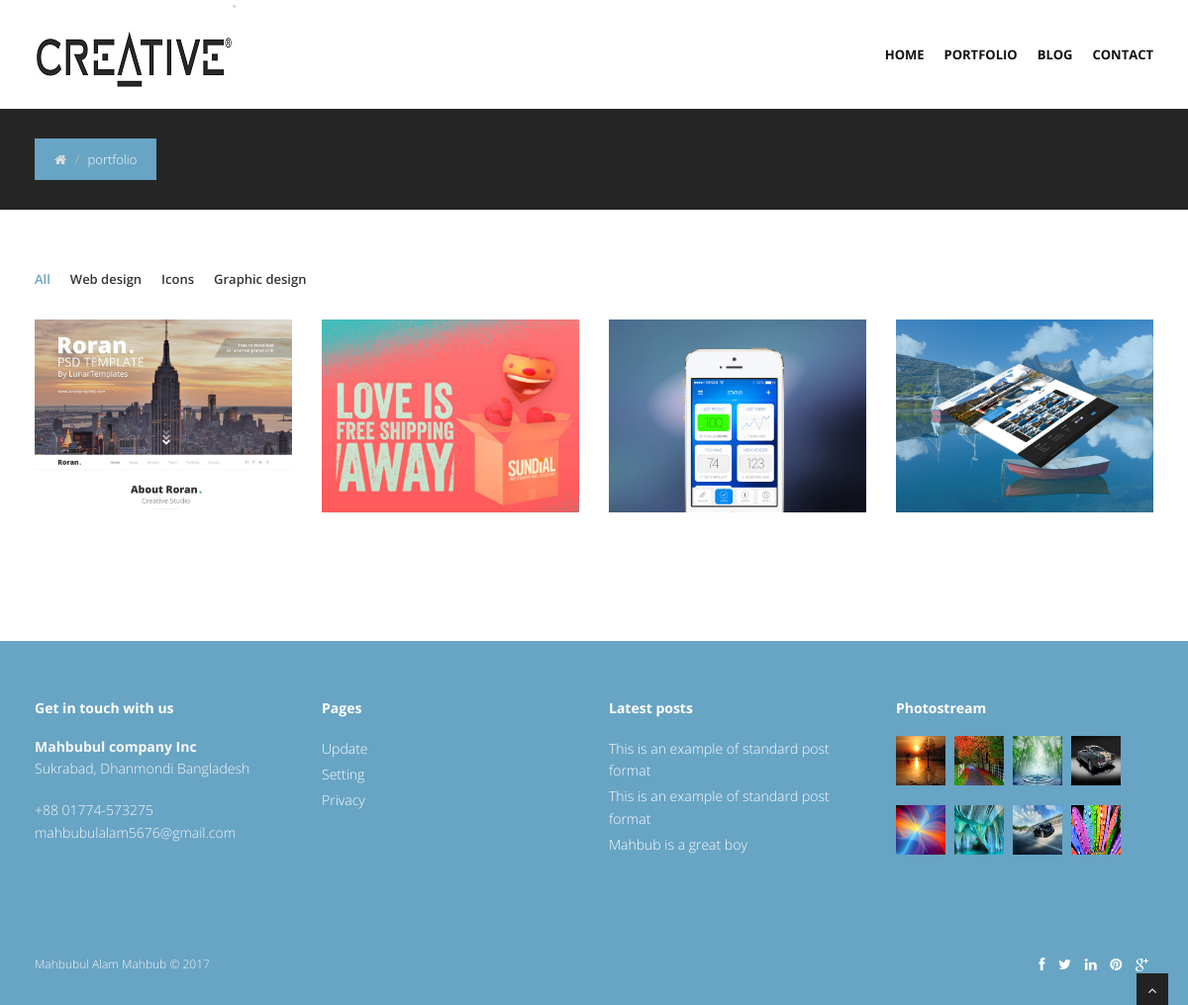
Screenshot of /portfolio.php with the database file from the repository.
### tables this page shows
CREATE TABLE `tbl_description` (
  `value` varchar(20) NOT NULL,
  `website_heading` varchar(100) NOT NULL,
  `companyName` varchar(40) NOT NULL,
  `companyAddress` varchar(70) NOT NULL,
  `companyPhone` varchar(35) NOT NULL,
  `companyEmail` varchar(35) NOT NULL,
  `copyright` varchar(30) NOT NULL,
  `facebookUrl` varchar(50) NOT NULL,
  `twitterUrl` varchar(50) NOT NULL,
  `linkedinUrl` varchar(50) NOT NULL,
  `pinterestUrl` varchar(50) NOT NULL,
  `googleplusUrl` varchar(50) NOT NULL,
  `websiteLogo` varchar(100) NOT NULL,
  `companyOwner` varchar(50) NOT NULL
);

CREATE TABLE `tbl_menu` (
  `menuId` int(11) NOT NULL,
  `menuName` varchar(50) NOT NULL,
  `menuUrl` varchar(60) NOT NULL,
  `menuUploaderId` int(3) NOT NULL,
  `menuStatus` int(2) NOT NULL,
  `menuUploadeDate` timestamp NOT NULL DEFAULT CURRENT_TIMESTAMP,
  `menuPosition` int(3) DEFAULT NULL
);

CREATE TABLE `tbl_portfolio` (
  `portfolioId` int(11) NOT NULL,
  `portfolioTitle` varchar(255) NOT NULL,
  `portfolioName` varchar(150) NOT NULL,
  `portfolioImage` varchar(255) NOT NULL,
  `portfolioStatus` int(2) NOT NULL,
  `portfolioUploaderId` int(3) NOT NULL,
  `portfolioUploaderName` varchar(70) NOT NULL,
  `portfolioUploadeDate` timestamp NOT NULL DEFAULT CURRENT_TIMESTAMP,
  `portfolio_categoryId` int(2) NOT NULL
);

CREATE TABLE `tbl_pageandfeature` (
  `pId` int(11) NOT NULL,
  `pTitle` varchar(110) NOT NULL,
  `pIconClass` varchar(40) NOT NULL,
  `pDetails` text NOT NULL,
  `pCategory` int(11) NOT NULL,
  `pStatus` int(11) NOT NULL,
  `pUploaderId` int(11) NOT NULL,
  `pUploaderName` varchar(25) NOT NULL,
  `pUploadedDate` timestamp NOT NULL DEFAULT CURRENT_TIMESTAMP
);

CREATE TABLE `tbl_post` (
  `post_postId` int(11) NOT NULL,
  `post_postTitle` varchar(150) NOT NULL,
  `post_postDetails` text NOT NULL,
  `post_categoryId` int(11) NOT NULL,
  `post_postButtonText` varchar(40) NOT NULL,
  `post_postUploader` varchar(50) NOT NULL,
  `post_postUploaderId` int(5) NOT NULL,
  `post_postImage` varchar(255) NOT NULL,
  `post_postUploadeDate` timestamp NOT NULL DEFAULT CURRENT_TIMESTAMP,
  `post_postComment` int(5) NOT NULL,
  `post_postStatus` tinyint(2) NOT NULL
);

CREATE TABLE `tbl_gallery` (
  `galleryId` int(11) NOT NULL,
  `galleryImage` varchar(255) NOT NULL,
  `galleryURL` varchar(120) NOT NULL,
  `galleryImageUploadeTime` timestamp NOT NULL DEFAULT CURRENT_TIMESTAMP,
  `galleryUploaderId` int(3) NOT NULL,
  `galleryUploaderName` varchar(30) NOT NULL
);

### functions/function.php (called while the page is built, shortened)
<?php
    function getHeader(){
        require_once "inc/header.php";
    }
    function getBread(){
            require_once "inc/bread.php";
        }
    function getFooter(){
            require_once "inc/footer.php";
        }
    function getPart($addPart){
            include_once "inc/".$addPart;
        }
?>

### portfolio.php (called while the page is built, shortened)
<?php require_once "functions/function.php";?>
<?php  getHeader(); ?>
<?php  getPart("portfolio.php"); ?>
<?php getFooter(); ?>

### inc/portfolio.php (the view, shortened to what this page needs)
<section id="content">
	<div class="container">
		<div class="row">
			<div class="col-lg-12">
				<ul class="portfolio-categ filter">
					<li class="all active"><a href="#">All</a></li>
					<li class="web"><a href="#" title="">Web design</a></li>
					<li class="icon"><a href="#" title="">Icons</a></li>
					<li class="graphic"><a href="#" title="">Graphic design</a></li>
				</ul>
				<div class="clearfix">
				</div>
				<div class="row">
					<section id="projects">
					<ul id="thumbs" class="portfolio">
						<?php
                            global $con;
                            $query = "SELECT * FROM tbl_portfolio WHERE portfolioStatus='2' ORDER BY portfolioId DESC";
                            $result = mysqli_query($con,$query)->fetch_all(MYSQLI_ASSOC);
                            if($result){
                                foreach($result as $portfolio){
                                extract($portfolio);
                         ?>
						<li class="item-thumbs col-lg-3 design" data-id="id-0" data-type="<?php if($portfolio_categoryId == 1){echo 'web';}elseif($portfolio_categoryId == 2){echo 'icon';}elseif($portfolio_categoryId == 3){echo 'graphic';} ?>">
						<img src="Admin/uploads/portfolioImage/<?=$portfolioImage;?>" alt="<?=$portfolioTitle;?>">
						</li>
						<?php } } ?>
					</ul>
					</section>
				</div>
			</div>
		</div>
	</div>
	</section>

### inc/header.php (shortened to what this page needs)
<!DOCTYPE html>
<html lang="en">
<head>
<link href="css/bootstrap.min.css" rel="stylesheet" />
<link href="css/fancybox/jquery.fancybox.css" rel="stylesheet">
<link href="css/jcarousel.css" rel="stylesheet" />
<link href="css/flexslider.css" rel="stylesheet" />
<link href="css/style.css" rel="stylesheet" />
<link href="skins/default.css" rel="stylesheet" />
</head>
<body>
<div id="wrapper">
	<header>
        <div class="navbar navbar-default navbar-static-top">
            <div class="container">
                <div class="navbar-header">
                    <?php
                    global $con;
                    $query = "SELECT websiteLogo FROM tbl_description WHERE value='logo'";
                        $logoResult = mysqli_query($con,$query);
                        $result = mysqli_fetch_array($logoResult);
                    ?>`
                    <a class="navbar-brand" href="index.php"><img src="Admin/uploads/<?=$result['websiteLogo'];?>" alt="" style="height: 60px;width: 200px;"></a>
                </div>
                <div class="navbar-collapse collapse ">
                    <ul class="nav navbar-nav">
                       <?php
                            $query = "SELECT * FROM tbl_menu where menuStatus='2' ORDER BY menuPosition ASC";
                            $result = mysqli_query($con,$query)->fetch_all(MYSQLI_ASSOC);
                            if($result){
                                foreach($result as $menu){
                         ?>
                        <li><a href="<?=$menu['menuUrl'];?>"><?=$menu['menuName'];?></a></li>
                        <?php } } ?>
                    </ul>
                </div>
            </div>
        </div>
	</header>

### inc/footer.php (shortened to what this page needs)
	<footer>
	<div class="container">
		<div class="row">
			<div class="col-lg-3">
				<div class="widget">
					<h5 class="widgetheading">Get in touch with us</h5>
					<?php
                         global $con;
                         $query = "SELECT * FROM tbl_description WHERE value='company_details' or value='copyright' or value='social_url'";
                         $adminResult = mysqli_query($con,$query);
                         if($adminResult){
                             $result = mysqli_fetch_array($adminResult);
                             extract($result);
                    ?>
					<address>
					<strong><?=$companyName;?></strong><br>
					 <?=$companyAddress;?> </address>
					<p>
						<i class="icon-phone"></i> <?=$companyPhone;?> <br>
						<i class="icon-envelope-alt"></i> <?=$companyEmail;?>
					</p>
					<?php } ?>
				</div>
			</div>
			<div class="col-lg-3">
				<div class="widget">
					<h5 class="widgetheading">Pages</h5>
					<ul class="link-list">
                        <?php
                            $query = "SELECT * FROM tbl_pageandfeature WHERE pStatus='2' and pCategory='2' ORDER BY pId DESC LIMIT 4";
                            $result = mysqli_query($con,$query)->fetch_all(MYSQLI_ASSOC);
                            if($result){
                                foreach($result as $page){
                                extract($page);
                        ?>
						<li><a href="postView.php?pageId=<?=$pId;?>"><?=$pTitle;?></a></li>
						<?php } } ?>
					</ul>
				</div>
			</div>
			<div class="col-lg-3">
				<div class="widget">
					<h5 class="widgetheading">Latest posts</h5>
					<ul class="link-list">
					    <?php
                           $postQuery = "SELECT * FROM tbl_post WHERE post_postStatus='2' ORDER BY post_postId DESC LIMIT 3";
                           $postResult = mysqli_query($con,$postQuery);
                           if($postResult){
                              while($post = $postResult->fetch_array()){
                                  extract($post);
                         ?>
						<li><a href="postView.php?postViewId=<?=$post_postId;?>"><?=$post_postTitle;?></a></li>
						<?php } }else{echo "";} ?>
					</ul>
				</div>
			</div>
			<div class="col-lg-3">
				<div class="widget">
					<h5 class="widgetheading">Photostream</h5>
					<div class="flickr_badge">
						<ul class="gallery">
                            <?php
                               $galleryQuery = "SELECT * FROM tbl_gallery ORDER BY galleryId DESC LIMIT 8";
                               $galleryResult = mysqli_query($con,$galleryQuery);
                               if($galleryResult){
                                  while($gallery = $galleryResult->fetch_array()){
                                      extract($gallery);
                             ?>
						    <li><a href="<?=$galleryURL;?>" title="Facebook <?=$galleryUploaderName;?>"><img src="Admin/uploads/galleryImage/<?=$galleryImage;?>" alt=""></a></li>
						    <?php } }else{echo "";} ?>
						</ul>
					</div>
				</div>
			</div>
		</div>
	</div>
	<div id="sub-footer">
		<div class="container">
			<div class="row">
				<div class="col-lg-6">
					<div class="copyright">
					    <?php
                         $query = "SELECT * FROM tbl_description WHERE value='copyright'";
                         $cResult = mysqli_query($con,$query);
                         if($cResult){
                             $result = mysqli_fetch_array($cResult);
                             extract($result);
                    ?>
						<p>
                            <span><?=$copyright." ".'&copy;'." ".date("Y");?>
						</p>
						<?php } ?>
					</div>
				</div>
				<div class="col-lg-6">
					<ul class="social-network">
					<?php
                         $query = "SELECT * FROM tbl_description WHERE value='social_url'";
                         $sResult = mysqli_query($con,$query);
                         if($sResult){
                             $result = mysqli_fetch_array($sResult);
                             extract($result);
                    ?>
						<li><a href="<?=$facebookUrl;?>" data-placement="top" title="Facebook"><i class="fa fa-facebook"></i></a></li>
						<li><a href="<?=$twitterUrl;?>" data-placement="top" title="Twitter"><i class="fa fa-twitter"></i></a></li>
						<li><a href="<?=$linkedinUrl;?>" data-placement="top" title="Linkedin"><i class="fa fa-linkedin"></i></a></li>
						<li><a href="<?=$pinterestUrl;?>" data-placement="top" title="Pinterest"><i class="fa fa-pinterest"></i></a></li>
						<li><a href="<?=$googleplusUrl;?>" data-placement="top" title="Google plus"><i class="fa fa-google-plus"></i></a></li>
					</ul>
					<?php } ?>
				</div>
			</div>
		</div>
	</div>
	</footer>
</div>
<a href="#" class="scrollup"><i class="fa fa-angle-up active"></i></a>
</body>
</html>

### css/style.css (style rules this page uses)
body { font-family:'Open Sans', Arial, sans-serif; font-size:14px; font-weight:300; line-height:1.6em; color:#656565; }
h1,h2, h3, h4, h5, h6 { font-family:'Open Sans', Arial, sans-serif; font-weight:700; line-height:1.1em; color:#333; margin-bottom: 20px; }
.container { padding:0 20px 0 20px; position:relative; }
#wrapper { width:100%; margin:0; padding:0; }
.row,.row-fluid { margin-bottom:30px; }
.row .row,.row-fluid .row-fluid { margin-bottom:30px; }
header .navbar { margin-bottom: 0; }
.navbar-default { border: none; }
.navbar-brand { color: #222; text-transform: uppercase; font-size: 24px; font-weight: 700; line-height: 1em; letter-spacing: -1px; margin-top: 30px; padding: 0 0 0 15px; }
header .navbar-collapse ul.navbar-nav { float: right; margin-right: 0; }
header .navbar-default { background-color: #fff; }
header .navbar { min-height: 100px; }
header .navbar-nav > li { padding-bottom: 30px; padding-top: 30px; }
header .navbar-nav > li > a { padding-bottom: 6px; padding-top: 5px; margin-left: 2px; line-height: 30px; font-weight: 700; -webkit-transition: all .3s ease; -moz-transition: all .3s ease; -ms-transition: all .3s ease; -o-transition: all .3s ease; transition: all .3s ease; }
header ul.nav li { border:none; margin:0; }
header ul.nav li a { font-size:12px; border:none; font-weight:700; text-transform:uppercase; }
.navbar .nav > li > a { color: #111; text-shadow: none; }
#content { position:relative; background:#fff; padding:50px 0 40px 0; }
#content img { max-width:100%; height:auto; }
#thumbs { margin: 0; padding: 0; }
#thumbs li { list-style-type: none; }
.item-thumbs { position: relative; overflow: hidden; margin-bottom: 30px; cursor: pointer; }
.item-thumbs a + img { width: 100%; }
ul.portfolio-categ { margin:10px 0 30px 0; padding:0; float:left; list-style:none; }
ul.portfolio-categ li { margin:0; padding:0 20px 0 0; float:left; list-style:none; font-size:13px; font-weight:600; }
ul.portfolio-categ li a { display:block; padding:35x 0 35x 0; color:#353535; }
ul.link-list { margin:0; padding:0; list-style:none; }
ul.link-list li { margin:0; padding:2px 0 2px 0; list-style:none; }
footer ul.link-list li a { color:#fff; }
.widgetheading { width:100%; padding:0; }
footer .widgetheading { position: relative; }
.widget .flickr_badge { width:100%; }
.widget .flickr_badge img { margin: 0 9px 20px 0; }
footer .widget .flickr_badge { width: 100%; }
footer .widget .flickr_badge img { margin: 0 9px 20px 0; }
.flickr_badge img { width: 50px; height: 50px; float: left; margin: 0 9px 20px 0; }
footer { padding:50px 0 0 0; color:#f8f8f8; }
footer a { color:#fff; }
footer h1, footer h2, footer h3, footer h4, footer h5, footer h6 { color:#fff; }
footer address { line-height:1.6em; }
ul.social-network { list-style:none; margin:0; }
ul.social-network li { display:inline; margin: 0 5px; }
#sub-footer { text-shadow:none; color:#f5f5f5; padding:0; padding-top:30px; margin:20px 0 0 0; }
#sub-footer p { margin:0; padding:0; }
#sub-footer span { color:#f5f5f5; }
.copyright { text-align:left; font-size:12px; }
#sub-footer ul.social-network { float:right; }
.scrollup { position:fixed; width:32px; height:32px; bottom:0px; right:20px; background: #222; }
a.scrollup { outline:0; text-align: center; }
a.scrollup i { margin-top: 10px; color: #fff; }

### skins/default.css (style rules this page uses)
a, a:hover,a:focus,a:active, footer a.text-link:hover, strike, .post-meta span a:hover, footer a.text-link, ul.meta-post li a:hover, ul.cat li a:hover, ul.recent li h6 a:hover, ul.portfolio-categ li.active a, ul.portfolio-categ li.active a:hover, ul.portfolio-categ li a:hover,ul.related-post li h4 a:hover, span.highlight,article .post-heading h3 a:hover, .navbar .nav > .active > a,.navbar .nav > .active > a:hover,.navbar .nav > li > a:hover,.navbar .nav > li > a:focus,.navbar .nav > .active > a:focus, .validation { color:#68A4C4; }
footer { background:#68A4C4; }
#sub-footer { background:#68A4C4; }

### css/overwrite.css (style rules this page uses)
.widget h4,.widget h5 { font-weight:700; margin-bottom:20px; }
ul, ol { padding: 0; margin: 0 0 10px 25px; }
li { line-height: 1.6em; }
.navbar .nav { border-right:none; border-left:none; }
.navbar .nav > li > a { float: none; font-size:13px; padding: 10px 0 10px; margin-left:20px; margin-right:0; color: #999999; text-decoration: none; text-shadow: none; border-right:none; border-left:none; }

### inc/footer.php (style rules this page uses)
.gallery { margin: 0; padding: 0; }
.gallery li { list-style: none; }

### rows the page displays
tbl_description: websiteLogo (picture)
tbl_menu: menuName "HOME"
tbl_menu: menuName "PORTFOLIO"
tbl_menu: menuName "BLOG"
tbl_menu: menuName "CONTACT"
tbl_portfolio: portfolioImage (picture)
tbl_portfolio: portfolioImage (picture)
tbl_portfolio: portfolioImage (picture)
tbl_portfolio: portfolioImage (picture)
tbl_description: companyName "Mahbubul company Inc", companyAddress "Sukrabad, Dhanmondi Bangladesh", companyPhone "+88 01774-573275", companyEmail "mahbubulalam5676@gmail.com"
tbl_pageandfeature: pTitle "Update"
tbl_pageandfeature: pTitle "Setting"
tbl_pageandfeature: pTitle "Privacy"
tbl_post: post_postTitle "This is an example of standard post format"
tbl_post: post_postTitle "This is an example of standard post format"
tbl_post: post_postTitle "Mahbub is a great boy"
tbl_gallery: galleryImage (picture)
tbl_gallery: galleryImage (picture)
tbl_gallery: galleryImage (picture)
tbl_gallery: galleryImage (picture)
tbl_gallery: galleryImage (picture)
tbl_gallery: galleryImage (picture)
tbl_gallery: galleryImage (picture)
tbl_gallery: galleryImage (picture)
tbl_description: copyright "Mahbubul Alam Mahbub"

### other values shown
getCurrentPage() "portfolio"
